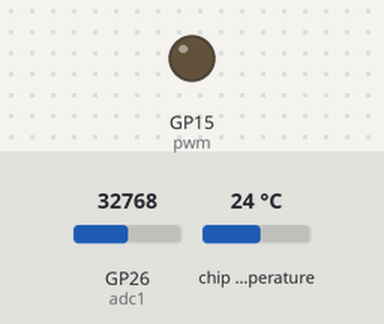
Bench run of a program on a simulated Raspberry Pi Pico running MicroPython. Parts: output pins drawn as LEDs (lit = HIGH). Inputs (shaded band) come from the test bench; at power-on: GP26 (adc1) = 32768, chip temperature 24 °C (analog values on the 0–65535 scale). WiFi joins after 1.5 s; the clock reads 2024-03-15 10:24:30 at power-on unless the program sets it; what the program prints to the serial console is not drawn.

Above: at 1.2 s.
1.3 s: GP26 (adc1) set to 45874
At 3.5 s:
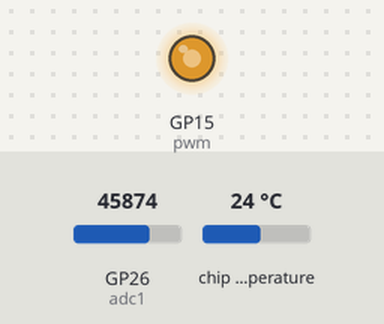
4.0 s: GP26 (adc1) set to 57670
At 4.6 s:
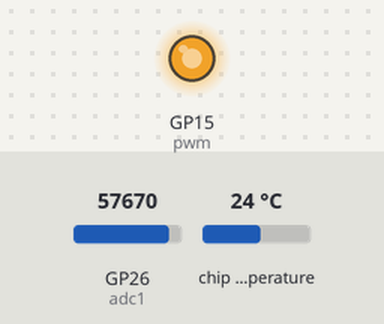
5.5 s: GP26 (adc1) set to 32767
At 5.8 s:
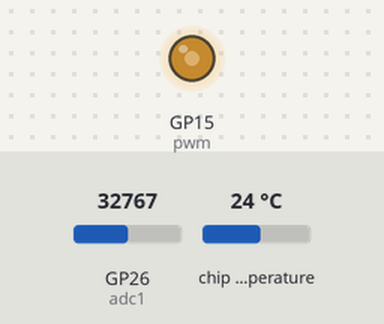
7.0 s: GP26 (adc1) set to 7864
At 8.1 s:
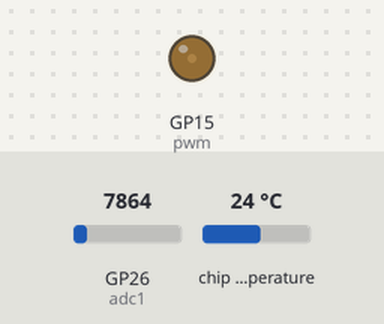
Timing chart, 0 to 9.5 s (numbered marks = the images above; inputs shaded):
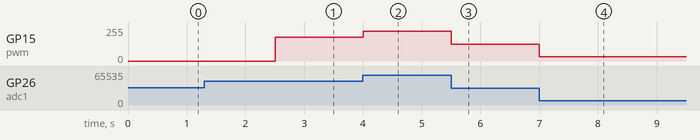

Measured:
- after the input at 1.3 s, GP15 (pwm): 0/255 → 178/255 after 1.2 s
- after the input at 4.0 s, GP15 (pwm): 178/255 → 224/255 at once
- after the input at 5.5 s, GP15 (pwm): 224/255 → 127/255 at once
- after the input at 7.0 s, GP15 (pwm): 127/255 → 31/255 at once

The program:

main.py
```python
import tools

from machine import Timer,ADC,Pin,PWM,RTC

tools.connect()

adc = ADC(4)
pwm = PWM(Pin(15),freq=50)
conversion_factor = 3.3 / (65535)
rtc = RTC()

def do_thing(t):
    reading = adc.read_u16() * conversion_factor
    temperature = 27 - (reading - 0.706)/0.001721
    year,month,day,weekly,hours,minuse,seconds,info = rtc.datetime()
    datetime_str = f"{year}-{month}-{day} {hours}:{minuse}:{seconds}"
    print(datetime_str)
    print(temperature)

def do_thing1(t):
    adc1 = ADC(Pin(26))
    duty = adc1.read_u16()
    pwm.duty_u16(duty)

    print(f'可變電阻:{round(duty/65535*10)}')


t1 = Timer(period=2000, mode=Timer.PERIODIC, callback=do_thing)
t2 = Timer(period=500, mode=Timer.PERIODIC, callback=do_thing1)
```

tools.py
```python
import network
import urequests as requests
import time
import rp2
from machine import WDT

rp2.country('TW') #設定我們的wifi的地區是台灣(可以不設)

ssid = 'A590301'
password = 'A590301AA'

wlan = network.WLAN(network.STA_IF)
wlan.active(True)
wlan.connect(ssid, password)
wlan.config(pm = 0xa11140) #預設是省電模式,可以設為非省電模式

def connect():
    #等待連線或失敗
    #status=0,1,2正在連線
    #status=3連線成功
    #<1,>=3失敗的連線
    max_wait = 10

    while max_wait > 0:
        status = wlan.status()
        if status < 0 or status >= 3:
            break
        max_wait -= 1
        print("等待連線")
        time.sleep(1)

    #處理錯誤
    if wlan.status() != 3:
        print('連線失敗,重新開機')
        #raise RuntimeError('連線失敗') #開發階段,出現錯誤,中斷執行
        wdt = WDT(timeout=2000) #無連接電腦時,重新開機(成品時,請使用這個)
        wdt.feed()
    else:
        print('連線成功')
        status = wlan.ifconfig()
        print(f'ip={status[0]}')


def reconnect():
    if wlan.status() == 3: #還在連線,只是傳送的server無回應
        print(f"無法連線({wlan.status()})")
        return
    else:
        print("嘗試重新連線")
        wlan.disconnect()
        wlan.connect(ssid, password)
        connect() #再連線一次
```
